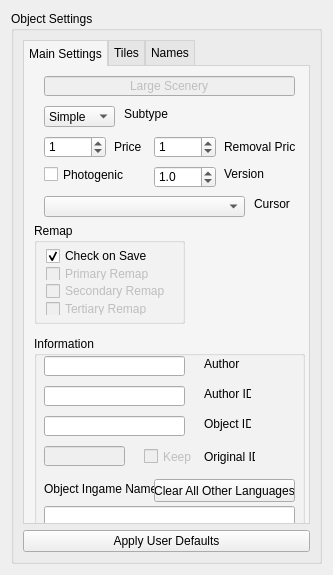
<?xml version="1.0" encoding="UTF-8"?>
<ui version="4.0">
 <class>Form</class>
 <widget class="QWidget" name="Form">
  <property name="geometry">
   <rect>
    <x>0</x>
    <y>0</y>
    <width>329</width>
    <height>575</height>
   </rect>
  </property>
  <property name="windowTitle">
   <string>Form</string>
  </property>
  <layout class="QHBoxLayout" name="horizontalLayout">
   <item>
    <widget class="QGroupBox" name="groupBox_objectSettings">
     <property name="sizePolicy">
      <sizepolicy hsizetype="Fixed" vsizetype="Preferred">
       <horstretch>0</horstretch>
       <verstretch>0</verstretch>
      </sizepolicy>
     </property>
     <property name="minimumSize">
      <size>
       <width>311</width>
       <height>551</height>
      </size>
     </property>
     <property name="maximumSize">
      <size>
       <width>311</width>
       <height>16777215</height>
      </size>
     </property>
     <property name="title">
      <string>Object Settings</string>
     </property>
     <layout class="QVBoxLayout" name="verticalLayout_2">
      <item>
       <widget class="QTabWidget" name="tabWidget_settingsLS">
        <property name="enabled">
         <bool>true</bool>
        </property>
        <property name="toolTip">
         <string notr="true"/>
        </property>
        <property name="styleSheet">
         <string notr="true">QTabWidget::pane {
  border: 1px solid lightgray;
  top:-1px; 
  background: rgb(245, 245, 245);; 
} 

QTabBar::tab {
  background: rgb(230, 230, 230); 
  border: 1px solid lightgray; 
  padding: 5px;
} 

QTabBar::tab:selected { 
  background: rgb(245, 245, 245); 
  margin-bottom: -1px; 
}</string>
        </property>
        <property name="currentIndex">
         <number>0</number>
        </property>
        <property name="tabBarAutoHide">
         <bool>false</bool>
        </property>
        <widget class="QWidget" name="tab_mainSettings">
         <attribute name="title">
          <string>Main Settings</string>
         </attribute>
         <widget class="QGroupBox" name="groupBox_information">
          <property name="geometry">
           <rect>
            <x>10</x>
            <y>270</y>
            <width>271</width>
            <height>191</height>
           </rect>
          </property>
          <property name="layoutDirection">
           <enum>Qt::LeftToRight</enum>
          </property>
          <property name="title">
           <string>Information</string>
          </property>
          <property name="flat">
           <bool>true</bool>
          </property>
          <widget class="QLineEdit" name="lineEdit_objectName">
           <property name="geometry">
            <rect>
             <x>10</x>
             <y>170</y>
             <width>251</width>
             <height>20</height>
            </rect>
           </property>
           <property name="toolTip">
            <string notr="true">&lt;html&gt;&lt;head/&gt;&lt;body&gt;&lt;p&gt;The name your object will appear ingame. Consider the naming guide.&lt;/p&gt;&lt;p&gt;&lt;br/&gt;&lt;/p&gt;&lt;/body&gt;&lt;/html&gt;</string>
           </property>
          </widget>
          <widget class="QLabel" name="label_objectIngameName">
           <property name="geometry">
            <rect>
             <x>10</x>
             <y>145</y>
             <width>141</width>
             <height>16</height>
            </rect>
           </property>
           <property name="text">
            <string>Object Ingame Name</string>
           </property>
          </widget>
          <widget class="QLineEdit" name="lineEdit_objectID">
           <property name="geometry">
            <rect>
             <x>10</x>
             <y>80</y>
             <width>141</width>
             <height>20</height>
            </rect>
           </property>
           <property name="toolTip">
            <string notr="true">&lt;html&gt;&lt;head/&gt;&lt;body&gt;&lt;p&gt;Unique object identifier - a prefix will be added with your author ID and object type. Consider the naming guide.&lt;/p&gt;&lt;/body&gt;&lt;/html&gt;</string>
           </property>
          </widget>
          <widget class="QLabel" name="label_objectID">
           <property name="geometry">
            <rect>
             <x>170</x>
             <y>80</y>
             <width>47</width>
             <height>16</height>
            </rect>
           </property>
           <property name="text">
            <string>Object ID</string>
           </property>
          </widget>
          <widget class="QLineEdit" name="lineEdit_author">
           <property name="enabled">
            <bool>true</bool>
           </property>
           <property name="geometry">
            <rect>
             <x>10</x>
             <y>20</y>
             <width>141</width>
             <height>20</height>
            </rect>
           </property>
           <property name="toolTip">
            <string notr="true">&lt;html&gt;&lt;head/&gt;&lt;body&gt;&lt;p&gt;Your name, seperate multiple names by comma. It is also good practice to add the name of the original creator(s) if you are fixing/remixing an existing object.&lt;/p&gt;&lt;/body&gt;&lt;/html&gt;</string>
           </property>
          </widget>
          <widget class="QLineEdit" name="lineEdit_authorID">
           <property name="geometry">
            <rect>
             <x>10</x>
             <y>50</y>
             <width>141</width>
             <height>20</height>
            </rect>
           </property>
           <property name="toolTip">
            <string notr="true">&lt;html&gt;&lt;head/&gt;&lt;body&gt;&lt;p&gt;Your identity/name for the object ID. Lowercase recommended.&lt;/p&gt;&lt;/body&gt;&lt;/html&gt;</string>
           </property>
          </widget>
          <widget class="QLabel" name="label_originalID">
           <property name="geometry">
            <rect>
             <x>170</x>
             <y>110</y>
             <width>51</width>
             <height>21</height>
            </rect>
           </property>
           <property name="text">
            <string>Original ID</string>
           </property>
          </widget>
          <widget class="QLabel" name="label_author">
           <property name="geometry">
            <rect>
             <x>170</x>
             <y>20</y>
             <width>47</width>
             <height>16</height>
            </rect>
           </property>
           <property name="text">
            <string>Author</string>
           </property>
          </widget>
          <widget class="QLabel" name="label_authorID">
           <property name="geometry">
            <rect>
             <x>170</x>
             <y>50</y>
             <width>47</width>
             <height>16</height>
            </rect>
           </property>
           <property name="text">
            <string>Author ID</string>
           </property>
          </widget>
          <widget class="QLineEdit" name="lineEdit_originalID">
           <property name="enabled">
            <bool>false</bool>
           </property>
           <property name="geometry">
            <rect>
             <x>10</x>
             <y>110</y>
             <width>81</width>
             <height>20</height>
            </rect>
           </property>
           <property name="toolTip">
            <string notr="true">Original DAT identifier from the loaded DAT object.</string>
           </property>
           <property name="text">
            <string/>
           </property>
          </widget>
          <widget class="QCheckBox" name="checkBox_keepOrginalId">
           <property name="enabled">
            <bool>false</bool>
           </property>
           <property name="geometry">
            <rect>
             <x>110</x>
             <y>110</y>
             <width>51</width>
             <height>21</height>
            </rect>
           </property>
           <property name="toolTip">
            <string>&lt;html&gt;&lt;head/&gt;&lt;body&gt;&lt;p&gt;Tick if you like to keep the original ID of the loaded object. If you do so, this object will be loaded ingame instead of the orginal. Feature disabled.&lt;/p&gt;&lt;/body&gt;&lt;/html&gt;</string>
           </property>
           <property name="text">
            <string>Keep</string>
           </property>
          </widget>
          <widget class="QPushButton" name="pushButton_clearAllLang">
           <property name="geometry">
            <rect>
             <x>120</x>
             <y>143</y>
             <width>141</width>
             <height>23</height>
            </rect>
           </property>
           <property name="text">
            <string>Clear All Other Languages</string>
           </property>
          </widget>
         </widget>
         <widget class="QComboBox" name="comboBox_subtype">
          <property name="geometry">
           <rect>
            <x>20</x>
            <y>40</y>
            <width>71</width>
            <height>21</height>
           </rect>
          </property>
          <property name="autoFillBackground">
           <bool>false</bool>
          </property>
          <property name="styleSheet">
           <string notr="true"/>
          </property>
          <item>
           <property name="text">
            <string>Simple</string>
           </property>
          </item>
          <item>
           <property name="text">
            <string>3D Sign</string>
           </property>
          </item>
          <item>
           <property name="text">
            <string>Scrolling Sign</string>
           </property>
          </item>
         </widget>
         <widget class="QLabel" name="label_subtype">
          <property name="geometry">
           <rect>
            <x>100</x>
            <y>40</y>
            <width>51</width>
            <height>16</height>
           </rect>
          </property>
          <property name="text">
           <string>Subtype</string>
          </property>
         </widget>
         <widget class="QLineEdit" name="lineEdit_objectType">
          <property name="enabled">
           <bool>false</bool>
          </property>
          <property name="geometry">
           <rect>
            <x>20</x>
            <y>10</y>
            <width>251</width>
            <height>20</height>
           </rect>
          </property>
          <property name="toolTip">
           <string notr="true">Object type</string>
          </property>
          <property name="text">
           <string>Large Scenery</string>
          </property>
          <property name="alignment">
           <set>Qt::AlignCenter</set>
          </property>
         </widget>
         <widget class="QLabel" name="label_cursor">
          <property name="geometry">
           <rect>
            <x>230</x>
            <y>130</y>
            <width>51</width>
            <height>16</height>
           </rect>
          </property>
          <property name="text">
           <string>Cursor</string>
          </property>
         </widget>
         <widget class="QComboBox" name="comboBox_cursor">
          <property name="geometry">
           <rect>
            <x>20</x>
            <y>130</y>
            <width>201</width>
            <height>21</height>
           </rect>
          </property>
          <property name="autoFillBackground">
           <bool>false</bool>
          </property>
          <property name="styleSheet">
           <string notr="true"/>
          </property>
         </widget>
         <widget class="QGroupBox" name="groupBox_remap">
          <property name="geometry">
           <rect>
            <x>10</x>
            <y>157</y>
            <width>151</width>
            <height>101</height>
           </rect>
          </property>
          <property name="layoutDirection">
           <enum>Qt::LeftToRight</enum>
          </property>
          <property name="title">
           <string>Remap</string>
          </property>
          <layout class="QVBoxLayout" name="verticalLayout">
           <property name="spacing">
            <number>4</number>
           </property>
           <property name="leftMargin">
            <number>9</number>
           </property>
           <property name="topMargin">
            <number>6</number>
           </property>
           <property name="rightMargin">
            <number>9</number>
           </property>
           <property name="bottomMargin">
            <number>6</number>
           </property>
           <item>
            <widget class="QCheckBox" name="checkBox_remapCheck">
             <property name="toolTip">
              <string>&lt;html&gt;&lt;head/&gt;&lt;body&gt;&lt;p&gt;Set this check if you want the programm to automatically detect if any of the remaps are used and set the flags accordingly. &lt;/p&gt;&lt;/body&gt;&lt;/html&gt;</string>
             </property>
             <property name="text">
              <string>Check on Save</string>
             </property>
             <property name="checked">
              <bool>true</bool>
             </property>
            </widget>
           </item>
           <item>
            <widget class="QCheckBox" name="hasPrimaryColour">
             <property name="enabled">
              <bool>false</bool>
             </property>
             <property name="toolTip">
              <string>Check this if your sprites use the primary remap.</string>
             </property>
             <property name="text">
              <string>Primary Remap</string>
             </property>
            </widget>
           </item>
           <item>
            <widget class="QCheckBox" name="hasSecondaryColour">
             <property name="enabled">
              <bool>false</bool>
             </property>
             <property name="toolTip">
              <string>Check this if you want to use the secondary remap as a remap. If not checked, the secondary remap will appear as pink ingame.</string>
             </property>
             <property name="text">
              <string>Secondary Remap</string>
             </property>
            </widget>
           </item>
           <item>
            <widget class="QCheckBox" name="hasTertiaryColour">
             <property name="enabled">
              <bool>false</bool>
             </property>
             <property name="toolTip">
              <string>Check this if you want to use the tertiary remap as a remap. If not checked, the tertiary remap will appear as yellow ingame.</string>
             </property>
             <property name="text">
              <string>Tertiary Remap</string>
             </property>
            </widget>
           </item>
          </layout>
         </widget>
         <widget class="QLabel" name="label_removalPrice_2">
          <property name="geometry">
           <rect>
            <x>200</x>
            <y>70</y>
            <width>71</width>
            <height>21</height>
           </rect>
          </property>
          <property name="text">
           <string>Removal Price</string>
          </property>
         </widget>
         <widget class="QLabel" name="label_price_2">
          <property name="geometry">
           <rect>
            <x>90</x>
            <y>70</y>
            <width>51</width>
            <height>21</height>
           </rect>
          </property>
          <property name="text">
           <string>Price</string>
          </property>
         </widget>
         <widget class="QDoubleSpinBox" name="doubleSpinBox_removalPrice_2">
          <property name="geometry">
           <rect>
            <x>130</x>
            <y>70</y>
            <width>62</width>
            <height>22</height>
           </rect>
          </property>
          <property name="toolTip">
           <string notr="true">Unless you don't revise an already released object, keep this at 1.0</string>
          </property>
          <property name="decimals">
           <number>0</number>
          </property>
          <property name="minimum">
           <double>-1000.000000000000000</double>
          </property>
          <property name="maximum">
           <double>1000.000000000000000</double>
          </property>
          <property name="singleStep">
           <double>1.000000000000000</double>
          </property>
          <property name="value">
           <double>1.000000000000000</double>
          </property>
         </widget>
         <widget class="QDoubleSpinBox" name="doubleSpinBox_price_2">
          <property name="geometry">
           <rect>
            <x>20</x>
            <y>70</y>
            <width>62</width>
            <height>22</height>
           </rect>
          </property>
          <property name="toolTip">
           <string notr="true">Unless you don't revise an already released object, keep this at 1.0</string>
          </property>
          <property name="decimals">
           <number>0</number>
          </property>
          <property name="maximum">
           <double>10000.000000000000000</double>
          </property>
          <property name="singleStep">
           <double>1.000000000000000</double>
          </property>
          <property name="value">
           <double>1.000000000000000</double>
          </property>
         </widget>
         <widget class="QCheckBox" name="isPhotogenic">
          <property name="geometry">
           <rect>
            <x>20</x>
            <y>100</y>
            <width>111</width>
            <height>17</height>
           </rect>
          </property>
          <property name="toolTip">
           <string>Tick if you want peeps to take pictures of your object. Not recommended for structural pieces.</string>
          </property>
          <property name="text">
           <string>Photogenic</string>
          </property>
         </widget>
         <widget class="QLabel" name="label_version">
          <property name="geometry">
           <rect>
            <x>200</x>
            <y>100</y>
            <width>47</width>
            <height>16</height>
           </rect>
          </property>
          <property name="text">
           <string>Version</string>
          </property>
         </widget>
         <widget class="QDoubleSpinBox" name="doubleSpinBox_version">
          <property name="geometry">
           <rect>
            <x>130</x>
            <y>100</y>
            <width>62</width>
            <height>22</height>
           </rect>
          </property>
          <property name="toolTip">
           <string notr="true">Unless you don't revise an already released object, keep this at 1.0</string>
          </property>
          <property name="locale">
           <locale language="English" country="UnitedStates"/>
          </property>
          <property name="decimals">
           <number>1</number>
          </property>
          <property name="singleStep">
           <double>0.100000000000000</double>
          </property>
          <property name="value">
           <double>1.000000000000000</double>
          </property>
         </widget>
        </widget>
        <widget class="QWidget" name="tab_tiles">
         <attribute name="title">
          <string>Tiles</string>
         </attribute>
         <widget class="QTableWidget" name="table">
          <property name="geometry">
           <rect>
            <x>10</x>
            <y>50</y>
            <width>157</width>
            <height>165</height>
           </rect>
          </property>
          <property name="maximumSize">
           <size>
            <width>500</width>
            <height>600</height>
           </size>
          </property>
          <property name="sizeAdjustPolicy">
           <enum>QAbstractScrollArea::AdjustToContents</enum>
          </property>
          <property name="editTriggers">
           <set>QAbstractItemView::NoEditTriggers</set>
          </property>
          <property name="selectionMode">
           <enum>QAbstractItemView::NoSelection</enum>
          </property>
          <property name="showGrid">
           <bool>true</bool>
          </property>
          <property name="gridStyle">
           <enum>Qt::SolidLine</enum>
          </property>
          <property name="cornerButtonEnabled">
           <bool>true</bool>
          </property>
          <attribute name="horizontalHeaderVisible">
           <bool>false</bool>
          </attribute>
          <attribute name="horizontalHeaderCascadingSectionResizes">
           <bool>false</bool>
          </attribute>
          <attribute name="horizontalHeaderMinimumSectionSize">
           <number>20</number>
          </attribute>
          <attribute name="horizontalHeaderDefaultSectionSize">
           <number>20</number>
          </attribute>
          <attribute name="horizontalHeaderShowSortIndicator" stdset="0">
           <bool>false</bool>
          </attribute>
          <attribute name="horizontalHeaderStretchLastSection">
           <bool>false</bool>
          </attribute>
          <attribute name="verticalHeaderVisible">
           <bool>false</bool>
          </attribute>
          <attribute name="verticalHeaderCascadingSectionResizes">
           <bool>false</bool>
          </attribute>
          <attribute name="verticalHeaderMinimumSectionSize">
           <number>20</number>
          </attribute>
          <attribute name="verticalHeaderDefaultSectionSize">
           <number>20</number>
          </attribute>
          <attribute name="verticalHeaderShowSortIndicator" stdset="0">
           <bool>false</bool>
          </attribute>
          <attribute name="verticalHeaderStretchLastSection">
           <bool>false</bool>
          </attribute>
          <row>
           <property name="text">
            <string>1</string>
           </property>
          </row>
          <row>
           <property name="text">
            <string>2</string>
           </property>
          </row>
          <row>
           <property name="text">
            <string>3</string>
           </property>
          </row>
          <row>
           <property name="text">
            <string>4</string>
           </property>
          </row>
          <row>
           <property name="text">
            <string>5</string>
           </property>
          </row>
          <row>
           <property name="text">
            <string>6</string>
           </property>
          </row>
          <row>
           <property name="text">
            <string>7</string>
           </property>
          </row>
          <column>
           <property name="text">
            <string>1</string>
           </property>
          </column>
          <column>
           <property name="text">
            <string>2</string>
           </property>
          </column>
          <column>
           <property name="text">
            <string>3</string>
           </property>
          </column>
          <column>
           <property name="text">
            <string>4</string>
           </property>
          </column>
          <column>
           <property name="text">
            <string>5</string>
           </property>
          </column>
          <column>
           <property name="text">
            <string>6</string>
           </property>
          </column>
          <column>
           <property name="text">
            <string>7</string>
           </property>
          </column>
          <item row="0" column="0">
           <property name="text">
            <string/>
           </property>
           <property name="background">
            <brush brushstyle="NoBrush">
             <color alpha="255">
              <red>0</red>
              <green>170</green>
              <blue>0</blue>
             </color>
            </brush>
           </property>
           <property name="flags">
            <set>ItemIsSelectable|ItemIsEnabled</set>
           </property>
          </item>
         </widget>
         <widget class="QLabel" name="label">
          <property name="geometry">
           <rect>
            <x>10</x>
            <y>3</y>
            <width>91</width>
            <height>16</height>
           </rect>
          </property>
          <property name="text">
           <string>Outer shape</string>
          </property>
         </widget>
         <widget class="QSpinBox" name="spinBox_size_x">
          <property name="geometry">
           <rect>
            <x>10</x>
            <y>23</y>
            <width>42</width>
            <height>22</height>
           </rect>
          </property>
          <property name="buttonSymbols">
           <enum>QAbstractSpinBox::PlusMinus</enum>
          </property>
          <property name="minimum">
           <number>1</number>
          </property>
          <property name="maximum">
           <number>7</number>
          </property>
         </widget>
         <widget class="QSpinBox" name="spinBox_size_y">
          <property name="geometry">
           <rect>
            <x>80</x>
            <y>23</y>
            <width>42</width>
            <height>22</height>
           </rect>
          </property>
          <property name="buttonSymbols">
           <enum>QAbstractSpinBox::PlusMinus</enum>
          </property>
          <property name="minimum">
           <number>1</number>
          </property>
          <property name="maximum">
           <number>7</number>
          </property>
         </widget>
         <widget class="QLabel" name="label_2">
          <property name="geometry">
           <rect>
            <x>60</x>
            <y>27</y>
            <width>47</width>
            <height>13</height>
           </rect>
          </property>
          <property name="text">
           <string>X</string>
          </property>
         </widget>
         <widget class="QLabel" name="label_3">
          <property name="geometry">
           <rect>
            <x>130</x>
            <y>27</y>
            <width>47</width>
            <height>13</height>
           </rect>
          </property>
          <property name="text">
           <string>Y</string>
          </property>
         </widget>
         <widget class="QGroupBox" name="groupBox">
          <property name="geometry">
           <rect>
            <x>10</x>
            <y>250</y>
            <width>271</width>
            <height>191</height>
           </rect>
          </property>
          <property name="title">
           <string>Selected Tile Settings</string>
          </property>
          <property name="flat">
           <bool>true</bool>
          </property>
          <widget class="QSpinBox" name="spinBox">
           <property name="geometry">
            <rect>
             <x>0</x>
             <y>20</y>
             <width>42</width>
             <height>22</height>
            </rect>
           </property>
           <property name="frame">
            <bool>true</bool>
           </property>
           <property name="maximum">
            <number>31</number>
           </property>
          </widget>
          <widget class="QLabel" name="label_4">
           <property name="geometry">
            <rect>
             <x>50</x>
             <y>20</y>
             <width>81</width>
             <height>21</height>
            </rect>
           </property>
           <property name="text">
            <string>Base Height</string>
           </property>
          </widget>
          <widget class="QLabel" name="label_6">
           <property name="geometry">
            <rect>
             <x>50</x>
             <y>50</y>
             <width>81</width>
             <height>21</height>
            </rect>
           </property>
           <property name="text">
            <string>Clearance</string>
           </property>
          </widget>
          <widget class="QSpinBox" name="spinBox_3">
           <property name="geometry">
            <rect>
             <x>0</x>
             <y>50</y>
             <width>42</width>
             <height>22</height>
            </rect>
           </property>
           <property name="frame">
            <bool>true</bool>
           </property>
           <property name="maximum">
            <number>31</number>
           </property>
          </widget>
          <widget class="QCheckBox" name="checkBox">
           <property name="geometry">
            <rect>
             <x>0</x>
             <y>80</y>
             <width>111</width>
             <height>17</height>
            </rect>
           </property>
           <property name="text">
            <string>No Supports</string>
           </property>
           <property name="checked">
            <bool>true</bool>
           </property>
          </widget>
          <widget class="QCheckBox" name="checkBox_2">
           <property name="geometry">
            <rect>
             <x>0</x>
             <y>100</y>
             <width>131</width>
             <height>17</height>
            </rect>
           </property>
           <property name="text">
            <string>Allow Supports Above</string>
           </property>
           <property name="checked">
            <bool>false</bool>
           </property>
          </widget>
          <widget class="QGroupBox" name="groupBox_2">
           <property name="geometry">
            <rect>
             <x>140</x>
             <y>10</y>
             <width>121</width>
             <height>121</height>
            </rect>
           </property>
           <property name="toolTip">
            <string>&lt;html&gt;&lt;head/&gt;&lt;body&gt;&lt;p&gt;Select which quarter tiles and which tile borders the object covers on this tile. Oriented as in the large grid.&lt;/p&gt;&lt;/body&gt;&lt;/html&gt;</string>
           </property>
           <property name="title">
            <string>Quarter Tiles | Walls</string>
           </property>
           <widget class="QToolButton" name="toolButton_4">
            <property name="geometry">
             <rect>
              <x>40</x>
              <y>63</y>
              <width>20</width>
              <height>20</height>
             </rect>
            </property>
            <property name="minimumSize">
             <size>
              <width>20</width>
              <height>20</height>
             </size>
            </property>
            <property name="maximumSize">
             <size>
              <width>20</width>
              <height>20</height>
             </size>
            </property>
            <property name="text">
             <string/>
            </property>
            <property name="checkable">
             <bool>true</bool>
            </property>
            <property name="checked">
             <bool>true</bool>
            </property>
           </widget>
           <widget class="QToolButton" name="toolButton">
            <property name="geometry">
             <rect>
              <x>40</x>
              <y>43</y>
              <width>20</width>
              <height>20</height>
             </rect>
            </property>
            <property name="minimumSize">
             <size>
              <width>20</width>
              <height>20</height>
             </size>
            </property>
            <property name="maximumSize">
             <size>
              <width>20</width>
              <height>20</height>
             </size>
            </property>
            <property name="text">
             <string/>
            </property>
            <property name="checkable">
             <bool>true</bool>
            </property>
            <property name="checked">
             <bool>true</bool>
            </property>
           </widget>
           <widget class="QToolButton" name="toolButton_2">
            <property name="geometry">
             <rect>
              <x>60</x>
              <y>43</y>
              <width>20</width>
              <height>20</height>
             </rect>
            </property>
            <property name="minimumSize">
             <size>
              <width>20</width>
              <height>20</height>
             </size>
            </property>
            <property name="maximumSize">
             <size>
              <width>20</width>
              <height>20</height>
             </size>
            </property>
            <property name="text">
             <string/>
            </property>
            <property name="checkable">
             <bool>true</bool>
            </property>
            <property name="checked">
             <bool>true</bool>
            </property>
           </widget>
           <widget class="QToolButton" name="toolButton_3">
            <property name="geometry">
             <rect>
              <x>60</x>
              <y>63</y>
              <width>20</width>
              <height>20</height>
             </rect>
            </property>
            <property name="minimumSize">
             <size>
              <width>20</width>
              <height>20</height>
             </size>
            </property>
            <property name="maximumSize">
             <size>
              <width>20</width>
              <height>20</height>
             </size>
            </property>
            <property name="text">
             <string/>
            </property>
            <property name="checkable">
             <bool>true</bool>
            </property>
            <property name="checked">
             <bool>true</bool>
            </property>
           </widget>
           <widget class="QToolButton" name="toolButton_5">
            <property name="geometry">
             <rect>
              <x>50</x>
              <y>19</y>
              <width>20</width>
              <height>20</height>
             </rect>
            </property>
            <property name="minimumSize">
             <size>
              <width>20</width>
              <height>20</height>
             </size>
            </property>
            <property name="maximumSize">
             <size>
              <width>20</width>
              <height>20</height>
             </size>
            </property>
            <property name="text">
             <string/>
            </property>
            <property name="checkable">
             <bool>true</bool>
            </property>
            <property name="checked">
             <bool>true</bool>
            </property>
           </widget>
           <widget class="QToolButton" name="toolButton_6">
            <property name="geometry">
             <rect>
              <x>16</x>
              <y>53</y>
              <width>20</width>
              <height>20</height>
             </rect>
            </property>
            <property name="minimumSize">
             <size>
              <width>20</width>
              <height>20</height>
             </size>
            </property>
            <property name="maximumSize">
             <size>
              <width>20</width>
              <height>20</height>
             </size>
            </property>
            <property name="text">
             <string/>
            </property>
            <property name="checkable">
             <bool>true</bool>
            </property>
            <property name="checked">
             <bool>true</bool>
            </property>
           </widget>
           <widget class="QToolButton" name="toolButton_7">
            <property name="geometry">
             <rect>
              <x>50</x>
              <y>87</y>
              <width>20</width>
              <height>20</height>
             </rect>
            </property>
            <property name="minimumSize">
             <size>
              <width>20</width>
              <height>20</height>
             </size>
            </property>
            <property name="maximumSize">
             <size>
              <width>20</width>
              <height>20</height>
             </size>
            </property>
            <property name="text">
             <string/>
            </property>
            <property name="checkable">
             <bool>true</bool>
            </property>
            <property name="checked">
             <bool>true</bool>
            </property>
           </widget>
           <widget class="QToolButton" name="toolButton_8">
            <property name="geometry">
             <rect>
              <x>84</x>
              <y>53</y>
              <width>20</width>
              <height>20</height>
             </rect>
            </property>
            <property name="minimumSize">
             <size>
              <width>20</width>
              <height>20</height>
             </size>
            </property>
            <property name="maximumSize">
             <size>
              <width>20</width>
              <height>20</height>
             </size>
            </property>
            <property name="text">
             <string/>
            </property>
            <property name="checkable">
             <bool>true</bool>
            </property>
            <property name="checked">
             <bool>true</bool>
            </property>
           </widget>
          </widget>
          <zorder>groupBox_2</zorder>
          <zorder>spinBox</zorder>
          <zorder>label_4</zorder>
          <zorder>label_6</zorder>
          <zorder>spinBox_3</zorder>
          <zorder>checkBox</zorder>
          <zorder>checkBox_2</zorder>
         </widget>
         <widget class="QPushButton" name="pushButton_add_tile">
          <property name="geometry">
           <rect>
            <x>10</x>
            <y>220</y>
            <width>75</width>
            <height>23</height>
           </rect>
          </property>
          <property name="text">
           <string>Add Tile</string>
          </property>
         </widget>
         <widget class="QPushButton" name="pushButton_remove_tile">
          <property name="geometry">
           <rect>
            <x>90</x>
            <y>220</y>
            <width>75</width>
            <height>23</height>
           </rect>
          </property>
          <property name="text">
           <string>Remove Tile</string>
          </property>
         </widget>
         <widget class="QPushButton" name="pushButton_fill_all">
          <property name="geometry">
           <rect>
            <x>180</x>
            <y>23</y>
            <width>101</width>
            <height>23</height>
           </rect>
          </property>
          <property name="text">
           <string>Fill Shape</string>
          </property>
         </widget>
         <widget class="QPushButton" name="pushButton">
          <property name="geometry">
           <rect>
            <x>180</x>
            <y>50</y>
            <width>101</width>
            <height>23</height>
           </rect>
          </property>
          <property name="text">
           <string>Rotate</string>
          </property>
         </widget>
         <widget class="QSpinBox" name="spinBox_4">
          <property name="geometry">
           <rect>
            <x>180</x>
            <y>80</y>
            <width>42</width>
            <height>22</height>
           </rect>
          </property>
          <property name="frame">
           <bool>true</bool>
          </property>
          <property name="maximum">
           <number>31</number>
          </property>
         </widget>
         <widget class="QPushButton" name="pushButton_2">
          <property name="geometry">
           <rect>
            <x>180</x>
            <y>110</y>
            <width>101</width>
            <height>23</height>
           </rect>
          </property>
          <property name="text">
           <string>Set All Clearances</string>
          </property>
         </widget>
         <widget class="QPushButton" name="pushButton_3">
          <property name="geometry">
           <rect>
            <x>180</x>
            <y>170</y>
            <width>101</width>
            <height>21</height>
           </rect>
          </property>
          <property name="text">
           <string>Apply</string>
          </property>
         </widget>
         <widget class="QLabel" name="label_5">
          <property name="geometry">
           <rect>
            <x>180</x>
            <y>140</y>
            <width>101</width>
            <height>31</height>
           </rect>
          </property>
          <property name="text">
           <string>Auto-detect Inner Tile Borders</string>
          </property>
          <property name="wordWrap">
           <bool>true</bool>
          </property>
         </widget>
        </widget>
        <widget class="QWidget" name="tab_names">
         <property name="toolTip">
          <string>Naming</string>
         </property>
         <attribute name="title">
          <string>Names</string>
         </attribute>
         <widget class="QLabel" name="label_nameExplanation">
          <property name="geometry">
           <rect>
            <x>10</x>
            <y>10</y>
            <width>271</width>
            <height>61</height>
           </rect>
          </property>
          <property name="text">
           <string>Specify additional ingame names for other languages. For languages without name the english name will always be taken. English corresponds to 'Object Ingame Name' from Main Settings.</string>
          </property>
          <property name="wordWrap">
           <bool>true</bool>
          </property>
         </widget>
         <widget class="QComboBox" name="comboBox_languageSelect">
          <property name="geometry">
           <rect>
            <x>10</x>
            <y>80</y>
            <width>131</width>
            <height>22</height>
           </rect>
          </property>
          <item>
           <property name="text">
            <string>English - UK</string>
           </property>
          </item>
          <item>
           <property name="text">
            <string>English - US</string>
           </property>
          </item>
          <item>
           <property name="text">
            <string>French</string>
           </property>
          </item>
          <item>
           <property name="text">
            <string>German</string>
           </property>
          </item>
          <item>
           <property name="text">
            <string>Spanish</string>
           </property>
          </item>
          <item>
           <property name="text">
            <string>Italian</string>
           </property>
          </item>
          <item>
           <property name="text">
            <string>Dutch</string>
           </property>
          </item>
          <item>
           <property name="text">
            <string>Swedish</string>
           </property>
          </item>
          <item>
           <property name="text">
            <string>Japanese</string>
           </property>
          </item>
          <item>
           <property name="text">
            <string>Korean</string>
           </property>
          </item>
          <item>
           <property name="text">
            <string>Chinese - China</string>
           </property>
          </item>
          <item>
           <property name="text">
            <string>Chinese - Taiwan</string>
           </property>
          </item>
          <item>
           <property name="text">
            <string>Polish</string>
           </property>
          </item>
          <item>
           <property name="text">
            <string>Portuguese</string>
           </property>
          </item>
          <item>
           <property name="text">
            <string>Czech</string>
           </property>
          </item>
          <item>
           <property name="text">
            <string>Russian</string>
           </property>
          </item>
          <item>
           <property name="text">
            <string>Esperanto</string>
           </property>
          </item>
         </widget>
         <widget class="QLineEdit" name="lineEdit_nameInput">
          <property name="geometry">
           <rect>
            <x>10</x>
            <y>110</y>
            <width>271</width>
            <height>20</height>
           </rect>
          </property>
          <property name="toolTip">
           <string notr="true">&lt;html&gt;&lt;head/&gt;&lt;body&gt;&lt;p&gt;The name your object will appear ingame. Consider the naming guide.&lt;/p&gt;&lt;p&gt;&lt;br/&gt;&lt;/p&gt;&lt;/body&gt;&lt;/html&gt;</string>
          </property>
         </widget>
        </widget>
       </widget>
      </item>
      <item>
       <widget class="QPushButton" name="pushButton_applyDefaultSettings">
        <property name="text">
         <string>Apply User Defaults</string>
        </property>
       </widget>
      </item>
     </layout>
    </widget>
   </item>
  </layout>
 </widget>
 <tabstops>
  <tabstop>comboBox_subtype</tabstop>
  <tabstop>comboBox_cursor</tabstop>
  <tabstop>checkBox_remapCheck</tabstop>
  <tabstop>hasPrimaryColour</tabstop>
  <tabstop>hasSecondaryColour</tabstop>
  <tabstop>hasTertiaryColour</tabstop>
  <tabstop>lineEdit_objectType</tabstop>
  <tabstop>lineEdit_author</tabstop>
  <tabstop>lineEdit_authorID</tabstop>
  <tabstop>lineEdit_objectID</tabstop>
  <tabstop>lineEdit_objectName</tabstop>
  <tabstop>checkBox_keepOrginalId</tabstop>
  <tabstop>lineEdit_originalID</tabstop>
  <tabstop>pushButton_clearAllLang</tabstop>
  <tabstop>pushButton_applyDefaultSettings</tabstop>
  <tabstop>comboBox_languageSelect</tabstop>
  <tabstop>lineEdit_nameInput</tabstop>
 </tabstops>
 <resources/>
 <connections/>
</ui>
